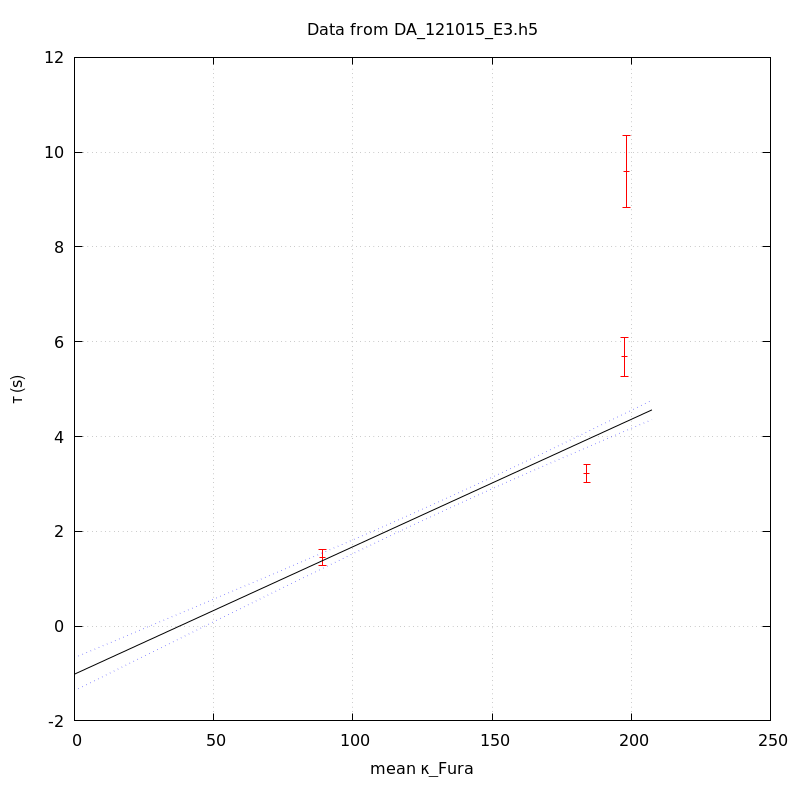

This figure's gnuplot source:
unset key
set grid
set ylabel 'τ (s)'
set xlabel 'mean κ_Fura' noenhanced
set title 'Data from DA_121015_E3.h5' noenhanced
set xrange [-1000<*:*]
plot 'DA_121015_E3_aba_tau_vs_mean_kappa' index 0 using 1:2:(1.96*$3) linecolor rgb 'red' with yerrorbars,\
'' index 1 using 1:2 with lines linecolor rgb 'black',\
'' index 1 using 1:3 with lines linecolor rgb 'blue' lt 'dotted',\
'' index 1 using 1:4 with lines linecolor rgb 'blue' lt 'dotted'
